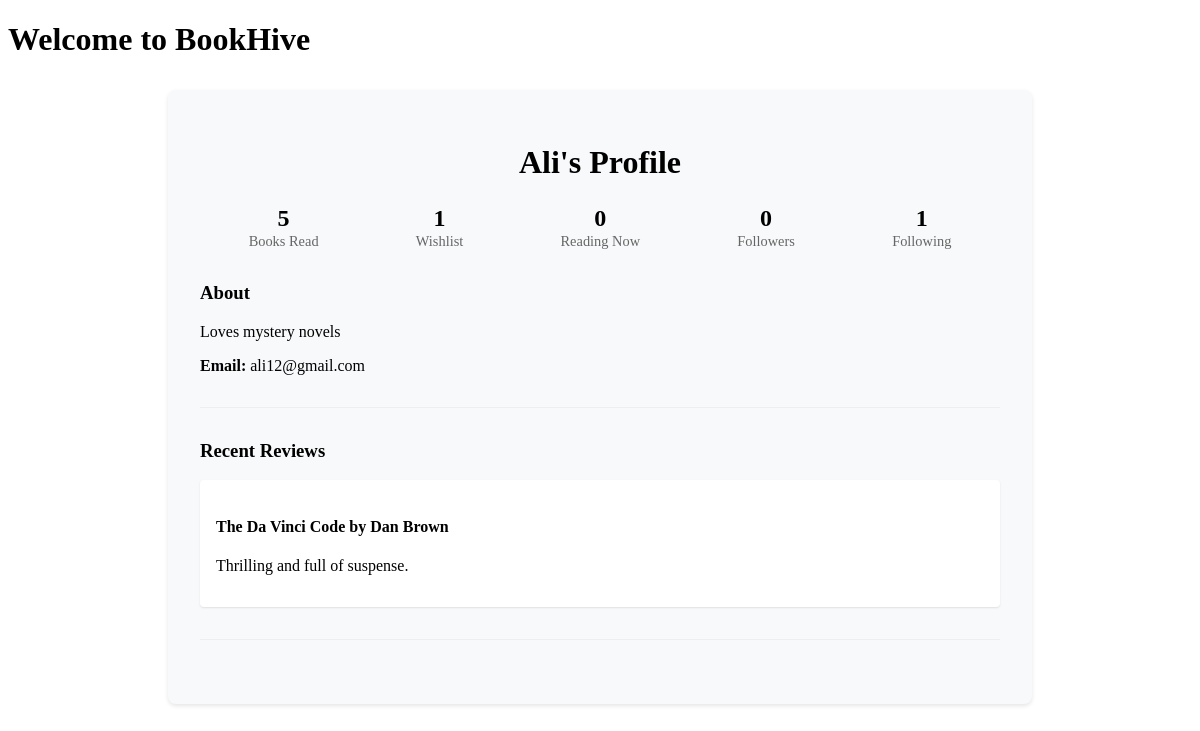
Page /profile (signed in) on the committed database.
### tables this page shows
CREATE TABLE Users (
    username TEXT PRIMARY KEY,
    email TEXT UNIQUE NOT NULL,
    password TEXT NOT NULL,
    description TEXT,
    noOfBooksRead INTEGER DEFAULT 0
);

CREATE TABLE Reviews (
    username TEXT,
    bookname TEXT,
    review TEXT,
    PRIMARY KEY (username, bookname),
    FOREIGN KEY (username) REFERENCES Users(username),
    FOREIGN KEY (bookname) REFERENCES Books(bookname)
);

CREATE TABLE Books (
    bookname TEXT PRIMARY KEY,
    author TEXT NOT NULL,
    genre TEXT,
    year INTEGER,
    description TEXT,
    averageRating REAL DEFAULT 0,
    noOfRatings INTEGER DEFAULT 0,
    cover_url TEXT
);

### app.py (the view)
@app.route('/profile')
def profile():
    if 'username' not in session:
        return redirect(url_for('login'))
    username = session['username']
    try:
        conn = get_db_connection()
        user = conn.execute('SELECT * FROM Users WHERE username = ?', (username,)).fetchone()
        if not user:
            return redirect(url_for('login'))
        books_read = conn.execute('SELECT COUNT(*) FROM ReadBooksList WHERE username = ?', (username,)).fetchone()[0]
        wishlist_count = conn.execute('SELECT COUNT(*) FROM WishlistBooks WHERE username = ?', (username,)).fetchone()[0]
        currently_reading = conn.execute('SELECT COUNT(*) FROM CurrentlyReadingBooks WHERE username = ?', (username,)).fetchone()[0]
        reviews = conn.execute('''
            SELECT b.bookname, b.author, r.review
            FROM Reviews r
            JOIN Books b ON r.bookname = b.bookname
            WHERE r.username = ?
            ORDER BY r.rowid DESC
            LIMIT 3
        ''', (username,)).fetchall()
        followers = conn.execute('SELECT COUNT(*) FROM Followers WHERE followee = ?', (username,)).fetchone()[0]
        following = conn.execute('SELECT COUNT(*) FROM Followers WHERE follower = ?', (username,)).fetchone()[0]
        conn.close()
        return render_template('profile.html',
        username=user['username'],
        email=user['email'],
        description=user['description'],
        books_read=user['noOfBooksRead'],
        wishlist_count=wishlist_count,
        currently_reading=currently_reading,
        reviews=reviews,
        followers=followers,
        following=following)
    except sqlite3.Error as e:
        print(f"Database error: {e}")
        return "Error loading profile", 500

### app.py (called while the page is built)
def get_db_connection():
    conn = sqlite3.connect(DATABASE)
    conn.row_factory = sqlite3.Row
    return conn

### templates/profile.html (shortened to what this page needs)
{% extends "base.html" %}
{% block content %}
<div class="profile-container">
    <div class="profile-header">
        <h1>{{ username }}'s Profile</h1>
        <div class="stats">
            <div class="stat-item">
                <span class="stat-number">{{ books_read }}</span>
                <span class="stat-label">Books Read</span>
            </div>
            <div class="stat-item">
                <span class="stat-number">{{ wishlist_count }}</span>
                <span class="stat-label">Wishlist</span>
            </div>
            <div class="stat-item">
                <span class="stat-number">{{ currently_reading }}</span>
                <span class="stat-label">Reading Now</span>
            </div>
            <div class="stat-item">
                <span class="stat-number">{{ followers }}</span>
                <span class="stat-label">Followers</span>
            </div>
            <div class="stat-item">
                <span class="stat-number">{{ following }}</span>
                <span class="stat-label">Following</span>
            </div>
        </div>
    </div>
    <div class="profile-details">
        <div class="detail-section">
            <h3>About</h3>
            <p>{{ description if description else "No description yet" }}</p>
            <p><strong>Email:</strong> {{ email }}</p>
        </div>
        <div class="detail-section">
            <h3>Recent Reviews</h3>
            {% if reviews %}
                {% for review in reviews %}
                <div class="review">
                    <h4>{{ review['bookname'] }} by {{ review['author'] }}</h4>
                    <p>{{ review['review'] }}</p>
                </div>
                {% endfor %}
            {% else %}
                <p>No reviews yet</p>
            {% endif %}
        </div>
    </div>
</div>
{% endblock %}

### templates/profile.html (style rules this page uses)
.profile-container { max-width: 800px; margin: 2rem auto; padding: 2rem; background: #f8f9fa; border-radius: 8px; box-shadow: 0 2px 4px rgba(0,0,0,0.1); }
.profile-header { text-align: center; margin-bottom: 2rem; }
.stats { display: flex; justify-content: space-around; margin: 1.5rem 0; }
.stat-item { text-align: center; }
.stat-number { display: block; font-size: 1.5rem; font-weight: bold; }
.stat-label { font-size: 0.9rem; color: #666; }
.detail-section { margin-bottom: 2rem; padding-bottom: 1rem; border-bottom: 1px solid #eee; }
.review { background: white; padding: 1rem; margin-bottom: 1rem; border-radius: 4px; box-shadow: 0 1px 2px rgba(0,0,0,0.1); }

### rows in the picture
Users: username "Ali", description "Loves mystery novels", email "ali12@gmail.com"
Reviews: bookname "The Da Vinci Code", author "Dan Brown", review "Thrilling and full of suspense."

### other values in the picture
{{ books_read }} "5"
{{ wishlist_count }} "1"
{{ currently_reading }} "0"
{{ followers }} "0"
{{ following }} "1"
